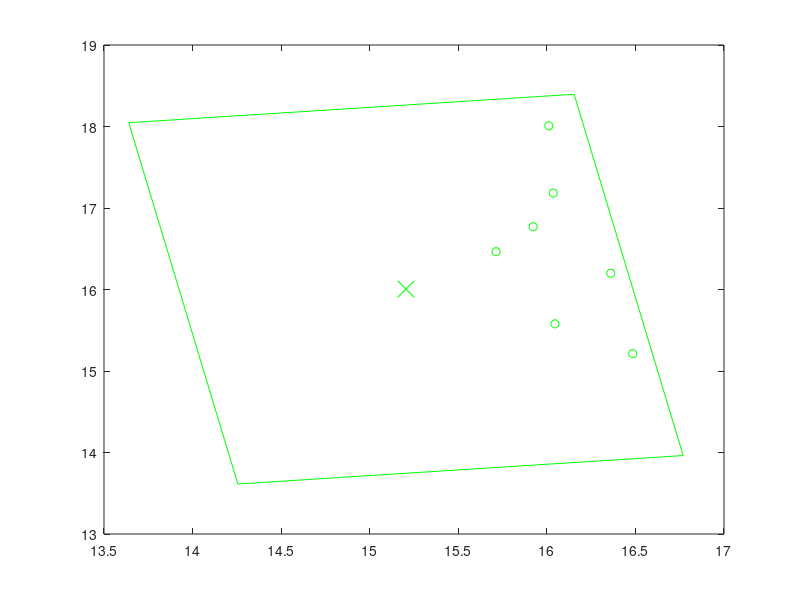

The MATLAB source for this figure: (Note: this script raises an error after producing the figure.)
close all;
figure;
Targets_x = [15.713190739582638,16.045394049635934,15.922551644902438,16.036006732071822,16.01106109873704,16.484879019533537,16.36064979341078,];
Targets_y = [
16.4637976765376,15.578942916633432,16.77048056794239,17.183417842263122,18.008465681556384,15.212934942777704,16.199286826207306,];
center_x = [15.20472920148137];
center_y = [16.004520560338246];
image_corners_x = [13.639843475972986,14.255728499127333,16.769614926989757,16.15372990383541,13.639843475972986];
image_corners_y = [18.046293842554874,13.613474108090799,13.962747278121618,18.395567012585694,18.046293842554874];
labs1 = 1:length(Targets_x);
plot(Targets_x, Targets_y,'go',image_corners_x,image_corners_y,'g');
hold on;
plot(center_x,center_y,'gx','MarkerSize',12)
labs1 = ['C1'];
labelpoints(center_x,center_y,labs1,'NE',0.3,1)
axis equal;
axis tight;
hold on;

Targets2_x = [16.020419934514166,16.012192076617353,15.908611290696282,15.731386378362798,16.715619855606516,16.373496085116777,16.87401226815806,17.406079413328083,16.226658115009187,17.7450725578846,15.944982825714384,17.039093880322373,16.847906276220655,17.57283776784269,16.28103266352827,16.71660519574209,]
Targets2_y = [
17.85217191450461,17.14516322686499,16.78077326237416,16.50411499552438,17.69582631750201,17.174515593830954,17.616732655715722,18.218688904062965,16.304329460327185,18.253241047482003,15.753519155258857,17.1556607590781,16.829533291299697,17.521187843318344,15.469172653113134,15.970326438062248,]
center2_x = [17.039834026719692]
center2_y = [16.079931921534815]
image_corners2_x = [15.447568894201002,16.123149056962085,18.632099159238383,17.9565189964773,15.447568894201002]
image_corners2_y = [18.100426221858083,13.676310874844205,14.059437621211549,18.48355296822542,18.100426221858083];
plot(Targets2_x, Targets2_y,'bo',image_corners2_x,image_corners2_y,'b');
hold on;
plot(center2_x,center2_y,'bx','MarkerSize',12)
labs1 = ['C2'];
labelpoints(center2_x,center2_y,labs1,'NE',0.3,1)
axis equal;
axis tight;

set(gca,'XTickLabel',[0.5 1 1.5 2 2.5 3 3.5 4 4.5 5] );
set(gca,'YTickLabel',[0.5 0.875 1.25 1.85 2.5 3.15 3.75 4.375 5 5.625 6.25 6.875] );